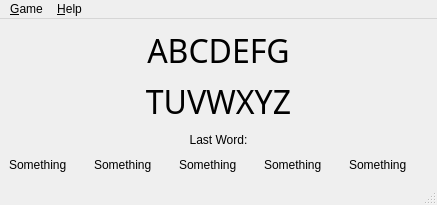
<?xml version="1.0" encoding="UTF-8"?>
<ui version="4.0">
 <class>MainWindow</class>
 <widget class="QMainWindow" name="MainWindow">
  <property name="geometry">
   <rect>
    <x>0</x>
    <y>0</y>
    <width>437</width>
    <height>205</height>
   </rect>
  </property>
  <property name="sizePolicy">
   <sizepolicy hsizetype="Fixed" vsizetype="Fixed">
    <horstretch>0</horstretch>
    <verstretch>0</verstretch>
   </sizepolicy>
  </property>
  <property name="windowTitle">
   <string>Pynagram</string>
  </property>
  <widget class="QWidget" name="centralwidget">
   <layout class="QGridLayout" name="gridLayout">
    <item row="0" column="0" colspan="5">
     <widget class="QLabel" name="l_avail">
      <property name="font">
       <font>
        <family>Sans Serif</family>
        <pointsize>24</pointsize>
       </font>
      </property>
      <property name="text">
       <string>ABCDEFG</string>
      </property>
      <property name="alignment">
       <set>Qt::AlignCenter</set>
      </property>
     </widget>
    </item>
    <item row="3" column="0" colspan="5">
     <widget class="QLabel" name="l_last">
      <property name="text">
       <string>Last Word:</string>
      </property>
      <property name="alignment">
       <set>Qt::AlignCenter</set>
      </property>
     </widget>
    </item>
    <item row="4" column="0">
     <widget class="QLabel" name="l_solved_1">
      <property name="text">
       <string>Something</string>
      </property>
     </widget>
    </item>
    <item row="4" column="1">
     <widget class="QLabel" name="l_solved_2">
      <property name="text">
       <string>Something</string>
      </property>
     </widget>
    </item>
    <item row="4" column="2">
     <widget class="QLabel" name="l_solved_3">
      <property name="text">
       <string>Something</string>
      </property>
     </widget>
    </item>
    <item row="4" column="3">
     <widget class="QLabel" name="l_solved_4">
      <property name="text">
       <string>Something</string>
      </property>
     </widget>
    </item>
    <item row="4" column="4">
     <widget class="QLabel" name="l_solved_5">
      <property name="text">
       <string>Something</string>
      </property>
     </widget>
    </item>
    <item row="1" column="0" colspan="5">
     <widget class="QLabel" name="l_typed">
      <property name="font">
       <font>
        <family>Sans Serif</family>
        <pointsize>24</pointsize>
       </font>
      </property>
      <property name="text">
       <string>TUVWXYZ</string>
      </property>
      <property name="alignment">
       <set>Qt::AlignCenter</set>
      </property>
     </widget>
    </item>
   </layout>
  </widget>
  <widget class="QMenuBar" name="menubar">
   <property name="geometry">
    <rect>
     <x>0</x>
     <y>0</y>
     <width>437</width>
     <height>24</height>
    </rect>
   </property>
   <widget class="QMenu" name="menuGame">
    <property name="title">
     <string>&amp;Game</string>
    </property>
    <addaction name="actionNew"/>
    <addaction name="actionSolve"/>
    <addaction name="separator"/>
    <addaction name="actionWordlists"/>
    <addaction name="separator"/>
    <addaction name="actionQuit"/>
    <addaction name="separator"/>
   </widget>
   <widget class="QMenu" name="menuHelp">
    <property name="title">
     <string>&amp;Help</string>
    </property>
    <addaction name="actionAbout"/>
   </widget>
   <addaction name="menuGame"/>
   <addaction name="menuHelp"/>
  </widget>
  <widget class="QStatusBar" name="statusbar"/>
  <action name="actionAbout">
   <property name="text">
    <string>About</string>
   </property>
  </action>
  <action name="actionNew">
   <property name="text">
    <string>New</string>
   </property>
   <property name="shortcut">
    <string>Ctrl+N</string>
   </property>
  </action>
  <action name="actionSolve">
   <property name="text">
    <string>Solve</string>
   </property>
   <property name="shortcut">
    <string>Ctrl+L</string>
   </property>
  </action>
  <action name="actionQuit">
   <property name="text">
    <string>Quit</string>
   </property>
   <property name="shortcut">
    <string>Ctrl+Q</string>
   </property>
  </action>
  <action name="actionWordlists">
   <property name="text">
    <string>Word Lists</string>
   </property>
   <property name="shortcut">
    <string>Ctrl+O</string>
   </property>
  </action>
 </widget>
 <resources/>
 <connections>
  <connection>
   <sender>actionQuit</sender>
   <signal>activated()</signal>
   <receiver>MainWindow</receiver>
   <slot>close()</slot>
   <hints>
    <hint type="sourcelabel">
     <x>-1</x>
     <y>-1</y>
    </hint>
    <hint type="destinationlabel">
     <x>233</x>
     <y>133</y>
    </hint>
   </hints>
  </connection>
 </connections>
</ui>
